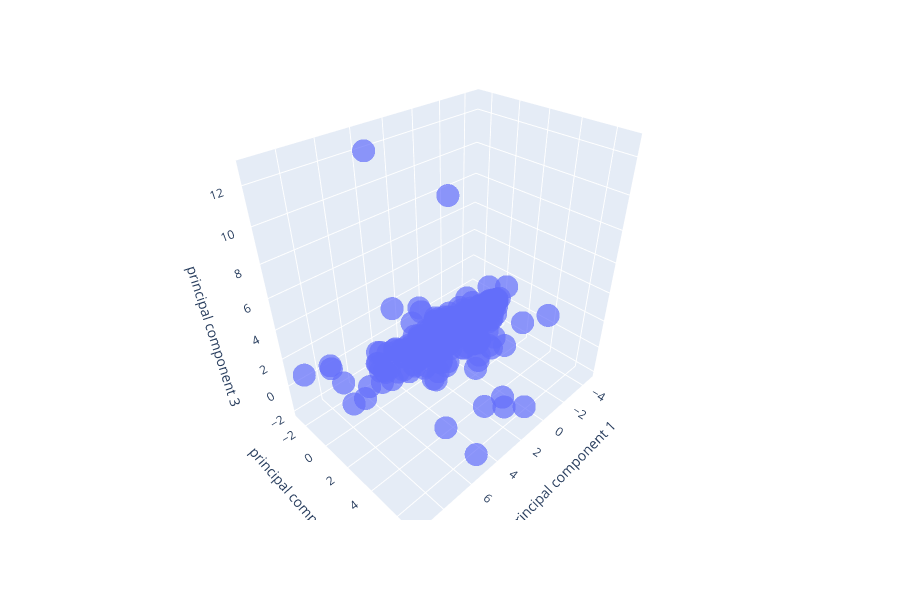

The notebook cell this image was saved under:
### Code cell
import plotly.express as px
#projection of the data onto the first 3 PCs, most of the variation is in PC1
fig = px.scatter_3d(principalDf, x='principal component 1', y='principal component 2', z='principal component 3',
                   opacity=0.7)
fig.show()

### Figure 1 — Plotly figure (JSON) as saved in the notebook; plotly's stock layout.template omitted (floating-point values rounded to 4 significant figures; data arrays with more than 128 entries replaced by an {"elided": "..."} marker saying what was removed)
{"data": [{"hoverlabel": {"namelength": 0}, "hovertemplate": "principal component 1=%{x}<br>principal component 2=%{y}<br>principal component 3=%{z}", "legendgroup": "", "marker": {"color": "#636efa", "opacity": 0.7, "symbol": "circle"}, "mode": "markers", "name": "", "scene": "scene", "showlegend": false, "type": "scatter3d", "x": {"elided": "249 float values"}, "y": {"elided": "249 float values"}, "z": {"elided": "249 float values"}}], "layout": {"height": 600, "legend": {"tracegroupgap": 0}, "margin": {"t": 60}, "scene": {"domain": {"x": [0, 1], "y": [0, 1]}, "xaxis": {"title": {"text": "principal component 1"}}, "yaxis": {"title": {"text": "principal component 2"}}, "zaxis": {"title": {"text": "principal component 3"}}}}}
